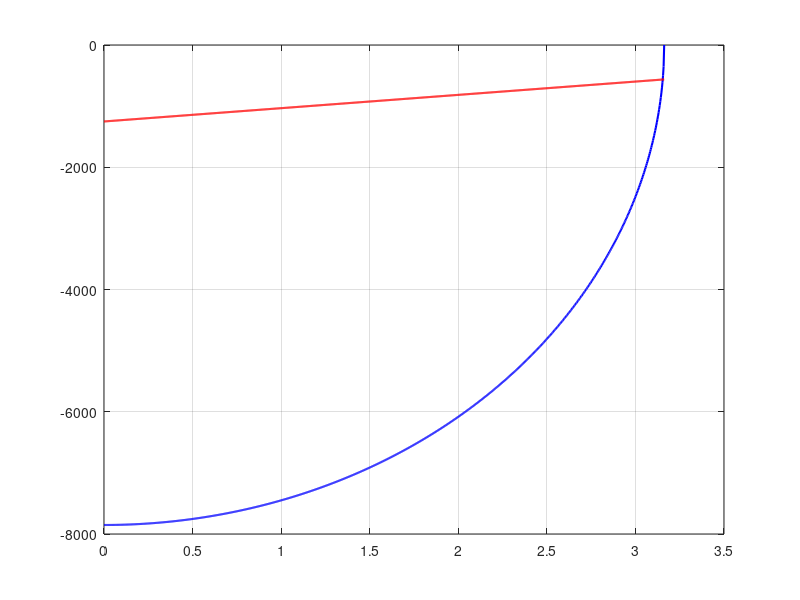

Recreate this plot in MATLAB. (Note: this script raises an error after producing the figure.)
clear
clc

%%%%%%%%%%%%%%%%%%%%%%%%%%%%%%% Loads %%%%%%%%%%%%%%%%%%%%%%%%%%%%%%%%%

x_FA = 0.375; % Flexural Axis 
x_AC = 0.25; % Aerodynamic Centre
x_CG = 0.4; % Wing + Fuel Centre of Gravity (update to more accurate one!!)

MTOW = 385434.9; % [N]
n = 3.75;
n_low = -1.5;
n_A = 2.5;
n_A_low = -1;
Sref_h = 10;
Sref_w = 79.471;
taper = 0.45;
AR = 4;
sweep = 17;
rho = 1.225;
sweep_LE = atand(tand(sweep)-(4/AR)*((0 - x_AC)*(1-taper)/(1+taper))); % at quarter chord
sweep_FA = atand(tand(sweep)-(4/AR)*((x_FA - x_AC)*(1-taper)/(1+taper)));
sweep_hinge = atand(tand(sweep)-(4/AR)*((0.75 - x_AC)*(1-taper)/(1+taper)));

% Analysing HTP from fuselage FoR

b = sqrt(AR*Sref_h);
s = b*0.5; %/cosd(sweep); % Update sweep to flexural axis!!!!!!!
y = linspace(0,s,1000);
c_root = 2*Sref_h/(b*(1+taper));
c_tip = taper*c_root; 

c_root_w = 4.0259;

W_h = 0.5*155.94*9.81*n;
W_h_low = 0.5*155.94*9.81*n_low;
W_h_land = 0.5*155.94*9.81;
W_h_A = 0.5*155.94*9.81*n_A;
W_h_A_low = 0.5*155.94*9.81*n_A_low;

W_h_root = (2*W_h)/(s*(c_tip/c_root + 1)); %Weight at root (N/m)
W_h_tip = (c_tip/c_root)*W_h_root; %Weight at tip (N/m)
W_dist = ((W_h_tip-W_h_root)/s).*y + W_h_root; %Weight distribution along span

W_h_root_A = (2*W_h_A)/(s*(c_tip/c_root + 1)); %Weight at root (N/m)
W_h_tip_A = (c_tip/c_root)*W_h_root_A; %Weight at tip (N/m)
W_dist_A = ((W_h_tip_A-W_h_root_A)/s).*y + W_h_root_A; %Weight distribution along span

W_h_root_A_low = (2*W_h_A_low)/(s*(c_tip/c_root + 1)); %Weight at root (N/m)
W_h_tip_A_low = (c_tip/c_root)*W_h_root_A_low; %Weight at tip (N/m)
W_dist_A_low = ((W_h_tip_A_low-W_h_root_A_low)/s).*y + W_h_root_A_low; %Weight distribution along span

W_h_root_low = (2*W_h_low)/(s*(c_tip/c_root + 1)); %Weight at root (N/m)
W_h_tip_low = (c_tip/c_root)*W_h_root_low; %Weight at tip (N/m)
W_dist_low = ((W_h_tip_low-W_h_root_low)/s).*y + W_h_root_low; %Weight distribution along span

W_h_root_land = (2*W_h_land)/(s*(c_tip/c_root + 1)); %Weight at root (N/m)
W_h_tip_land = (c_tip/c_root)*W_h_root_land; %Weight at tip (N/m)
W_dist_land = ((W_h_tip_land-W_h_root_land)/s).*y + W_h_root_land; %Weight distribution along span

%%%%%%%%%%%%%%%%%%%%%%%%%%% Inertia Loads %%%%%%%%%%%%%%%%%%%%%%%%%%%%%%%

W = zeros(1,length(y));
W_A = zeros(1,length(y));
W_A_low = zeros(1,length(y));
W_low = zeros(1,length(y));
W_land = zeros(1,length(y));

for i = 1:length(y)-1
    W(i) = (W_dist(i+1) + W_dist(i))*(y(i+1) - y(i))*0.5;
    W_A(i) = (W_dist_A(i+1) + W_dist_A(i))*(y(i+1) - y(i))*0.5;
    W_A_low(i) = (W_dist_A_low(i+1) + W_dist_A_low(i))*(y(i+1) - y(i))*0.5;
    W_low(i) = (W_dist_low(i+1) + W_dist_low(i))*(y(i+1) - y(i))*0.5;
    W_land(i) = (W_dist_land(i+1) + W_dist_land(i))*(y(i+1) - y(i))*0.5;
end

SF = zeros(1,length(y));
dM = zeros(1,length(y));
BM = zeros(1,length(y));
SF_A = zeros(1,length(y));
dM_A = zeros(1,length(y));
BM_A = zeros(1,length(y));
SF_A_low = zeros(1,length(y));
dM_A_low = zeros(1,length(y));
BM_A_low = zeros(1,length(y));
SF_low = zeros(1,length(y));
dM_low = zeros(1,length(y));
BM_low = zeros(1,length(y));
SF_land = zeros(1,length(y));
dM_land = zeros(1,length(y));
BM_land = zeros(1,length(y));

for i = 1:length(y)-1
    SF(i) = sum(W(i:end));
    SF_A(i) = sum(W_A(i:end));
    SF_A_low(i) = sum(W_A_low(i:end));
    SF_low(i) = sum(W_low(i));
    SF_land(i) = sum(W_land(i));
end

for i = 1:length(y)-1
    dM(i) = (SF(i+1) + SF(i))*(y(i+1) - y(i))*0.5;
    dM_A(i) = (SF_A(i+1) + SF_A(i))*(y(i+1) - y(i))*0.5;
    dM_A_low(i) = (SF_A_low(i+1) + SF_A_low(i))*(y(i+1) - y(i))*0.5;
    dM_low(i) = (SF_low(i+1) + SF_low(i))*(y(i+1) - y(i))*0.5;
    dM_land(i) = (SF_land(i+1) + SF_land(i))*(y(i+1) - y(i))*0.5;
end

for i = 1:length(y)-1
    BM(i) = sum(dM(i:end));
    BM_A(i) = sum(dM_A(i:end));
    BM_A_low(i) = sum(dM_A_low(i:end));
    BM_low(i) = sum(dM_low(i:end));
    BM_land(i) = sum(dM_land(i:end));
end

% figure
% plot(y,SF,'b-','LineWidth',1.5)
% grid on
% box on
% xlabel('Spanwise position [m]','Interpreter', 'latex', 'FontSize',14)
% ylabel('Inertia Shear Force [N]','Interpreter', 'latex', 'FontSize',14)
% legend('Load Case 1 (MTOW)','Interpreter', 'latex', 'FontSize',12)
% 
% figure
% plot(y,BM,'b-','LineWidth',1.5)
% grid on
% box on
% xlabel('Spanwise position [m]','Interpreter', 'latex', 'FontSize',14)
% ylabel('Inertia Bending Moment [Nm]','Interpreter', 'latex', 'FontSize',14)
% legend('Load Case 1 (MTOW)','Interpreter', 'latex', 'FontSize',12)

%%%%%%%%%%%%%%%%%%%%%%%%%%%% Aero Loads %%%%%%%%%%%%%%%%%%%%%%%%%%%%%%%%%

x_h = 28.739 + 0.25*c_root;
x_w = 15.14;
x_cg = 14.84;

Cm0 = -0.023;
V_ne = 196.884;
V_A = 147.5;

M0 = 0.5*rho*V_ne^2*Sref_w*2.991*Cm0;
M0_A = 0.5*rho*V_A^2*Sref_w*2.991*Cm0;


% Find lift at horizontal tailplane by taking moments from x_cg
L_w = n*MTOW;
L_h = (L_w*(x_cg - x_w) + M0)/(x_h - x_cg);
L0_h = 2*L_h/(pi*s);
dL_h = L0_h*sqrt(1-(y/s).^2);

L_w_A = n_A*MTOW;
L_h_A = (L_w_A*(x_cg - x_w) + M0_A)/(x_h - x_cg);
L0_h_A = 2*L_h_A/(pi*s);
dL_h_A = L0_h_A*sqrt(1-(y/s).^2);

L_w_A_low = n_A_low*MTOW;
L_h_A_low = (L_w_A_low*(x_cg - x_w))/(x_h - x_cg);
L0_h_A_low = 2*L_h_A_low/(pi*s);
dL_h_A_low = L0_h_A_low*sqrt(1-(y/s).^2);

L_w_low = n_low*MTOW;
L_h_low = (L_w_low*(x_cg - x_w))/(x_h - x_cg);
L0_h_low = 2*L_h_low/(pi*s);
dL_h_low = L0_h_low*sqrt(1-(y/s).^2);

x_h = 28.739 + 0.25*c_root;
x_cg = 15.08;
x_mlg = 17.71;

% F_h + F_mlg = MTOW (sum of vertical forces = 0)

% F_h*(x_h - x_cg) + F_mlg*(x_mlg - x_cg) = 0 (sum of moments = 0)

% Solving simultaneous equation gives:

F_h = -MTOW*(x_mlg - x_cg)/((x_h - x_cg) - (x_mlg - x_cg));
F_mlg = MTOW - F_h;

L_h_land = F_h; %-58413;
L0_h_land = 2*L_h_land/(pi*s);
dL_h_land = L0_h_land*sqrt(1-(y/s).^2);

Lift = zeros(1,length(y));
SF_aero = zeros(1,length(y));
dM_aero = zeros(1,length(y));
BM_aero = zeros(1,length(y));

Lift_A = zeros(1,length(y));
SF_aero_A = zeros(1,length(y));
dM_aero_A = zeros(1,length(y));
BM_aero_A = zeros(1,length(y));

Lift_A_low = zeros(1,length(y));
SF_aero_A_low = zeros(1,length(y));
dM_aero_A_low = zeros(1,length(y));
BM_aero_A_low = zeros(1,length(y));

Lift_low = zeros(1,length(y));
SF_aero_low = zeros(1,length(y));
dM_aero_low = zeros(1,length(y));
BM_aero_low = zeros(1,length(y));

Lift_land = zeros(1,length(y));
SF_aero_land = zeros(1,length(y));
dM_aero_land = zeros(1,length(y));
BM_aero_land = zeros(1,length(y));

for i = 1:length(y)-1
    Lift(i) = (dL_h(i+1) + dL_h(i))*(y(i+1) - y(i))*0.5;
    Lift_A(i) = (dL_h_A(i+1) + dL_h_A(i))*(y(i+1) - y(i))*0.5;
    Lift_A_low(i) = (dL_h_A_low(i+1) + dL_h_A_low(i))*(y(i+1) - y(i))*0.5;
    Lift_low(i) = (dL_h_low(i+1) + dL_h_low(i))*(y(i+1) - y(i))*0.5;
    Lift_land(i) = (dL_h_land(i+1) + dL_h_land(i))*(y(i+1) - y(i))*0.5;
end

for i = 1:length(y)-1
    SF_aero(i) = sum(Lift(i:end));
    SF_aero_A(i) = sum(Lift_A(i:end));
    SF_aero_A_low(i) = sum(Lift_A_low(i:end));
    SF_aero_low(i) = sum(Lift_low(i:end));
    SF_aero_land(i) = sum(Lift_land(i:end));
end

for i = 1:length(y)-1
    dM_aero(i) = (SF_aero(i+1) + SF_aero(i))*(y(i+1) - y(i))*0.5;
    dM_aero_A(i) = (SF_aero_A(i+1) + SF_aero_A(i))*(y(i+1) - y(i))*0.5;
    dM_aero_A_low(i) = (SF_aero_A_low(i+1) + SF_aero_A_low(i))*(y(i+1) - y(i))*0.5;
    dM_aero_low(i) = (SF_aero_low(i+1) + SF_aero_low(i))*(y(i+1) - y(i))*0.5;
    dM_aero_land(i) = (SF_aero_land(i+1) + SF_aero_land(i))*(y(i+1) - y(i))*0.5;
end

for i = 1:length(y)-1
    BM_aero(i) = sum(dM_aero(i:end));
    BM_aero_A(i) = sum(dM_aero_A(i:end));
    BM_aero_A_low(i) = sum(dM_aero_A_low(i:end));
    BM_aero_low(i) = sum(dM_aero_low(i:end));
    BM_aero_land(i) = sum(dM_aero_land(i:end));
end


figure
plot(y,dL_h,'b-','LineWidth',1.5)
hold on
plot(y,-W_dist,'r-','LineWidth',1.5)
hold off
grid on
box on
ax=gca;ax.LineWidth=1;
set(gca,'FontSize',15)
set(gca,'TickLabelInterpreter','latex')
xlabel('Spanwise position [m]','Interpreter', 'latex', 'FontSize',18)
ylabel('Load Distribution [N/m]','Interpreter', 'latex', 'FontSize',18)
legend('Lift','Weight','Interpreter', 'latex', 'FontSize',16)


% figure
% plot(y,SF_aero,'b-','LineWidth',1.5)
% grid on
% box on
% xlabel('Spanwise position [m]','Interpreter', 'latex', 'FontSize',14)
% ylabel('Aerodynamic Shear Force [N]','Interpreter', 'latex', 'FontSize',14)
% legend('Load Case 1 (MTOW)','Interpreter', 'latex', 'FontSize',12)
% 
% figure
% plot(y,BM_aero,'b-','LineWidth',1.5)
% grid on
% box on
% xlabel('Spanwise position [m]','Interpreter', 'latex', 'FontSize',14)
% ylabel('Aerodynamic Bending Moment [Nm]','Interpreter', 'latex', 'FontSize',14)
% legend('Load Case 1 (MTOW)','Interpreter', 'latex', 'FontSize',12)


%%%%%%%%%%%%%%%%%%%%%%%%%%%%%%% Torque %%%%%%%%%%%%%%%%%%%%%%%%%%%%%%%%%

% Moment defined as +ve in anti-clockwise direction

c = (c_tip - c_root)*(y/s) + c_root;

dM_lift = -dL_h.*c*(x_FA - x_AC);
dM_lift_A = -dL_h_A.*c*(x_FA - x_AC);
dM_lift_A_low = -dL_h_A_low.*c*(x_FA - x_AC);
dM_lift_low = -dL_h_low.*c*(x_FA - x_AC);
dM_lift_land = -dL_h_land.*c*(x_FA - x_AC);

M_lift = zeros(1,length(y));
M_lift_A = zeros(1,length(y));
M_lift_A_low = zeros(1,length(y));
M_lift_low = zeros(1,length(y));
M_lift_land = zeros(1,length(y));

for i = 1:length(y)-1
    M_lift(i) = (dM_lift(i+1) + dM_lift(i))*(y(i+1) - y(i))*0.5;
    M_lift_A(i) = (dM_lift_A(i+1) + dM_lift_A(i))*(y(i+1) - y(i))*0.5;
    M_lift_A_low(i) = (dM_lift_A_low(i+1) + dM_lift_A_low(i))*(y(i+1) - y(i))*0.5;
    M_lift_low(i) = (dM_lift_low(i+1) + dM_lift_low(i))*(y(i+1) - y(i))*0.5;
    M_lift_land(i) = (dM_lift_land(i+1) + dM_lift_land(i))*(y(i+1) - y(i))*0.5;
end

M_wing = W.*c*(x_FA - x_CG);
M_wing_A = W_A.*c*(x_FA - x_CG);
M_wing_A_low = W_A_low.*c*(x_FA - x_CG);
M_wing_low = W_low.*c*(x_FA - x_CG);
M_wing_land = W_land.*c*(x_FA - x_CG);

dT = M_lift + M_wing;
dT_A = M_lift_A + M_wing_A;
dT_A_low = M_lift_A_low + M_wing_A_low;
dT_low = M_lift_low + M_wing_low;
dT_land = M_lift_land + M_wing_land;

Torque = zeros(1,length(y));
Torque_A = zeros(1,length(y));
Torque_A_low = zeros(1,length(y));
Torque_low = zeros(1,length(y));
Torque_land = zeros(1,length(y));

for i = 1:length(y)-1
    Torque(i) = sum(dT(i:end));
    Torque_A(i) = sum(dT_A(i:end));
    Torque_A_low(i) = sum(dT_A_low(i:end));
    Torque_low(i) = sum(dT_low(i:end));
    Torque_land(i) = sum(dT_land(i:end));
end

% figure
% plot(y,M0)
% hold on 
% plot(y,M_lift)
% plot(y,M_fuel)
% plot(y,M_wing)
% plot(y,M_engine)
% hold off
% legend('M0','M_lift','M_fuel','M_wing','M_engine')

SF_total = SF_aero - SF;
SF_total_A = SF_aero_A - SF_A;
SF_total_A_low = SF_aero_A_low - SF_A_low;
SF_total_low = SF_aero_low - SF_low;
SF_total_land = SF_aero_land - SF_land;

Torque_total = Torque + (BM_aero - BM)*sind(sweep_FA);
Torque_total_A = Torque_A + (BM_aero_A - BM_A)*sind(sweep_FA);
Torque_total_A_low = Torque_A_low + (BM_aero_A_low - BM_A_low)*sind(sweep_FA);
Torque_total_low = Torque_low + (BM_aero_low - BM_low)*sind(sweep_FA);
Torque_total_land = Torque_land + (BM_aero_land - BM_land)*sind(sweep_FA);

BM_tot = (BM_aero - BM) + Torque*sind(sweep_FA); %+ Torque*cosd(sweep_FA);
BM_tot_A = (BM_aero_A - BM_A) + Torque_A*sind(sweep_FA);
BM_tot_A_low = (BM_aero_A_low - BM_A_low) + Torque_A_low*sind(sweep_FA);
BM_total_low = (BM_aero_low - BM_low) + Torque_low*sind(sweep_FA); %+ Torque_low*cosd(sweep_FA);   % check if it is cos or sin
BM_total_land = (BM_aero_land - BM_land) + Torque_land*sind(sweep_FA); %+ Torque_land*cosd(sweep_FA);

figure
plot(y,SF_total,'b-','LineWidth',1.5)
hold on
plot(y,SF_total_low,'b-.','LineWidth',1.5)
plot(y,SF_total_A,'k-','LineWidth',1.5)
plot(y,SF_total_A_low,'k-.','LineWidth',1.5)
plot(y,SF_total_land,'r-','LineWidth',1.5)
hold off
grid on
box on
ax=gca;ax.LineWidth=1;
set(gca,'FontSize',15)
set(gca,'TickLabelInterpreter','latex')
xlabel('Spanwise position [m]','Interpreter', 'latex', 'FontSize',18)
ylabel('Shear Force [N]','Interpreter', 'latex', 'FontSize',18)
legend('Load Case 1 ($V_D$ at n = 3.75)','Load Case 1 ($V_D$ at n = -1.5)','Load Case 1 ($V_A$ at n = 2.5)','Load Case 1 ($V_A$ at n = -1)','Load Case 3','Interpreter', 'latex', 'FontSize',16)

figure
plot(y,BM_tot,'b-','LineWidth',1.5)
hold on
plot(y,BM_total_low,'b-.','LineWidth',1.5)
plot(y,BM_tot_A,'k-','LineWidth',1.5)
plot(y,BM_tot_A_low,'k-.','LineWidth',1.5)
plot(y,BM_total_land,'r-','LineWidth',1.5)
hold off
grid on
box on
ax=gca;ax.LineWidth=1;
set(gca,'FontSize',15)
set(gca,'TickLabelInterpreter','latex')
xlabel('Spanwise position [m]','Interpreter', 'latex', 'FontSize',18)
ylabel('Bending Moment [Nm]','Interpreter', 'latex', 'FontSize',18)
legend('Load Case 1 ($V_D$ at n = 3.75)','Load Case 1 ($V_D$ at n = -1.5)','Load Case 1 ($V_A$ at n = 2.5)','Load Case 1 ($V_A$ at n = -1)','Load Case 3','Interpreter', 'latex', 'FontSize',16)

figure
plot(y,Torque_total,'b-','LineWidth',1.5)
hold on
plot(y,Torque_total_low,'b-.','LineWidth',1.5)
plot(y,Torque_total_A,'k-','LineWidth',1.5)
plot(y,Torque_total_A_low,'k-.','LineWidth',1.5)
plot(y,Torque_total_land,'r-','LineWidth',1.5)
hold off
box on 
grid on
%ylim([-6000 0])
ax=gca;ax.LineWidth=1;
set(gca,'FontSize',15)
set(gca,'TickLabelInterpreter','latex')
xlabel('Spanwise position [m]','Interpreter', 'latex', 'FontSize',18)
ylabel('Torque [Nm]','Interpreter', 'latex', 'FontSize',18)
legend('Load Case 1 ($V_D$ at n = 3.75)','Load Case 1 ($V_D$ at n = -1.5)','Load Case 1 ($V_A$ at n = 2.5)','Load Case 1 ($V_A$ at n = -1)','Load Case 3','Interpreter', 'latex', 'FontSize',16)


%% Design 

% Parameters

E = 73.8*10^9; % 2024-T351
rho = 2.77*100^3/1000;
sigma_yield = 430*10^6;

x_FS = 0.15;
x_RS = 0.6;
y_FS_c1 = 0.08038; % From airfoil tools (For c = 1)
y_RS_c1 = 0.06853; % From airfoil tools (For c = 1)
y_avg_c1 = (y_RS_c1+y_FS_c1)/2;

y_FS = y_FS_c1*c;
y_RS = y_RS_c1*c;
y_avg = (y_FS + y_RS)/2;
l_box = c*(x_RS - x_FS);

x_airfoil = [1.00, 0.99572, 0.98296, 0.96194, 0.93301, 0.89668, 0.85355, 0.80438, 0.75, 0.69134, 0.62941, 0.56526, 0.5, 0.43474, 0.37059, 0.33928, 0.30866, 0.27886, 0.25, 0.22221, 0.19562, 0.17033, 0.14645, 0.12408, 0.10332, 0.08427, 0.06699, 0.05156, 0.03806, 0.02653, 0.01704, 0.00961, 0.00428, 0.00107, 0, 0.00107, 0.00428, 0.00961, 0.01704, 0.02653, 0.03806, 0.05156, 0.06699, 0.08427, 0.10332, 0.12408, 0.14645, 0.17033, 0.19562, 0.22221, 0.25, 0.27886, 0.30866, 0.33928, 0.37059, 0.43474, 0.5, 0.56526, 0.62941, 0.69134, 0.75, 0.80438, 0.85355, 0.89668, 0.93301, 0.96194, 0.98296, 0.99572, 1];
y_airfoil = [0.0, 0.00057, 0.00218, 0.00463, 0.0077, 0.01127, 0.01522, 0.01945, 0.02384, 0.02823, 0.03247, 0.03638, 0.03978, 0.04248, 0.04431, 0.04484, 0.04509, 0.04504, 0.04466, 0.04397, 0.04295, 0.04161, 0.03994, 0.03795, 0.03564, 0.03305, 0.03023, 0.0272, 0.02395, 0.02039, 0.01646, 0.01214, 0.00767, 0.00349, 0, -0.00349, -0.00767, -0.01214, -0.01646, -0.02039, -0.02395, -0.0272, -0.03023, -0.03305, -0.03564, -0.03795, -0.03994, -0.04161, -0.04295, -0.04397, -0.04466, -0.04504, -0.04509, -0.04484, -0.04431, -0.04248, -0.03978, -0.03638, -0.03247, -0.02823, -0.02384, -0.01945, -0.01522, -0.01127, -0.0077, -0.00463, -0.00218, -0.00057, 0];

figure 
plot([x_FS,x_FS,x_RS,x_RS,x_FS],[y_avg_c1/2,-y_avg_c1/2,-y_avg_c1/2,y_avg_c1/2,y_avg_c1/2],'b-','LineWidth',2)
hold on
plot(x_FA,0,'b*','LineWidth',2,'MarkerSize',14)
%plot(x_CG,0,'ko','LineWidth',2,'MarkerSize',14)
plot(x_airfoil,y_airfoil,'k-','LineWidth',2)
hold off
grid minor
box on
ax=gca;ax.LineWidth=1;
set(gca,'FontSize',18)
set(gca,'TickLabelInterpreter','latex')
xlabel('x/c [m]','Interpreter', 'latex', 'FontSize',24)
ylabel('y/c [m]','Interpreter', 'latex', 'FontSize',24)
legend('Wingbox','Flexural Axis','Interpreter', 'latex', 'FontSize',22)

BM_total = -BM_total_land; %-(BM_aero_land - BM_land);

N_root = abs((BM_total(1))./(l_box(1).*y_avg(1))); %compressive load per unit length

%%%%%%%%%%%%%%%%%%%%% stringers (t_skin constant) %%%%%%%%%%%%%%%%%%%%%%%%%

n_stringers = 0:40;

b_stringers = l_box(1)./(n_stringers + 1);

% Values to optimize (for minimum mass): n° of stringers, t_s, h
% Keeping sigma_crit = N/t

d_h_CT = 0.3; % Value indicated on ESDU plot

ts_t_CT = 1; % selected for max farrar  efficiency
%As_bt_CT = 1.4; % selected for max farrar efficiency


% If As_bt_CT is kept constant, the area and hence height of stringers will
% vary with number of stringers.
% It's more reasonable to set stringer height (30% of winbox height at tip)
% hence As_bt_CT will vary with number of stringers and so will do Farrar.

%b_h_CT = (1+2*d_h_CT)*ts_t_CT/As_bt_CT; 
%h_b_CT = 1/b_h_CT;
h_CT = round(0.4*y_RS(end)*1000)/1000;  % 40% of rear spar height at tip
h_b_CT = h_CT./b_stringers;

hb_1 = [0.101663586, 0.12754159, 0.153419593, 0.22181146, 0.273567468, 0.336414048, 0.410351201, 0.46025878, 0.547134935, 0.600739372, 0.641404806, 0.689463956, 0.748613678, 0.802218115, 0.859519409, 0.896487985, 0.926062847, 0.959334566, 1];
K_1 = [5.488946459, 5.383592401, 5.278238342, 5.056994819, 4.920034542, 4.814680484, 4.709326425, 4.677720207, 4.603972366, 4.561830743, 4.519689119, 4.46701209, 4.393264249, 4.308981002, 4.214162349, 4.129879102, 4.066666667, 3.961312608, 3.813816926];

[xData4, yData4] = prepareCurveData(hb_1, K_1);
f1 = fit(xData4, yData4,'pchip');

t_skin_CT = zeros(1,length(n_stringers));

for i = 1:length(n_stringers)
    t_skin_CT(i) = ((N_root.*b_stringers(i).^2)./(f1(h_b_CT(i))*E)).^(1/3);
end

t_skin_CT(t_skin_CT < 0.001) = 0.001;
%t_skin_CT = ceil(t_skin_CT*1000)/1000;

% A_stringer_CT = As_bt_CT.*b_stringers.*t_skin_CT;
A_stringer_CT = h_CT*(1 + 2*d_h_CT)*ts_t_CT*t_skin_CT;
As_bt_CT = A_stringer_CT./(b_stringers.*t_skin_CT);

figure
plot(n_stringers,As_bt_CT)
xlabel('Number of stringers','Interpreter', 'latex', 'FontSize',18)
ylabel('As_bt_CT','Interpreter', 'latex', 'FontSize',18)

t_eff_CT = t_skin_CT + A_stringer_CT./b_stringers;

for i = 1:length(y)
    A_eff_CT(:,i) = t_skin_CT.*l_box(i) + A_stringer_CT.*(floor(l_box(i)./b_stringers));
end

for i = 1:length(n_stringers)
    V_panel_CT(i) = 0;
    for j = 1:length(y)-1
        V_panel_CT(i) = V_panel_CT(i) + (A_eff_CT(i,j) + A_eff_CT(i,j+1))*0.5*y(2);
    end
end

m_panel_CT = V_panel_CT*rho;

%%%%%%%%%%%%%%%%%%%%% stringers (t_skin varying) %%%%%%%%%%%%%%%%%%%%%%%%%

d_h = 0.3; % Value indicated on ESDU plot
ts_t = 0.5;
As_bt = 0.6;

h = round(0.4*y_RS(end)*1000)/1000; 
h_b = h./b_stringers;

hb_0_5 = [0.099815157, 0.134935305, 0.171903882, 0.208872458, 0.258780037, 0.323475046, 0.384473198, 0.467652495, 0.537892791, 0.558225508, 0.569316081, 0.589648799, 0.609981516, 0.630314233, 0.654343808, 0.676524954, 0.704251386, 0.731977819, 0.763401109, 0.789279113, 0.831792976, 0.870609982, 0.918669131, 0.972273567, 0.998151571];
K_0_5 = [4.150949914, 4.056131261, 3.98238342, 3.940241796, 3.898100173, 3.855958549, 3.80328152, 3.740069085, 3.666321244, 3.645250432, 3.529360967, 3.360794473, 3.181692573, 3.013126079, 2.823488774, 2.65492228, 2.454749568, 2.275647668, 2.107081174, 1.959585492, 1.769948187, 1.611917098, 1.443350604, 1.306390328, 1.232642487];

[xData9, yData9] = prepareCurveData(hb_0_5, K_0_5);
f0_5 = fit(xData9, yData9,'pchip');

N = abs((BM_total)./(l_box.*y_avg)); %compressive load per unit length

for i = 1:length(n_stringers)
    t_skin(i,:) = ((N.*b_stringers(i).^2)./(f0_5(h_b(i))*E)).^(1/3);
end

t_skin(t_skin < 0.001) = 0.001;
t_skin_round = ceil(t_skin*1000)/1000;

figure
plot(y,t_skin(1,:),'b-','LineWidth',1.5)
hold on
plot(y,t_skin(10+1,:),'r-','LineWidth',1.5)
plot(y,t_skin(25+1,:),'g-','LineWidth',1.5)
plot(y,t_skin(40+1,:),'k-','LineWidth',1.5)
plot(y,t_skin_round(1,:),'b-.','LineWidth',1.5)
plot(y,t_skin_round(10+1,:),'r-.','LineWidth',1.5)
plot(y,t_skin_round(25+1,:),'g-.','LineWidth',1.5)
plot(y,t_skin_round(40+1,:),'k-.','LineWidth',1.5)
hold off
grid on
box on
ax=gca;ax.LineWidth=1;
set(gca,'FontSize',15)
set(gca,'TickLabelInterpreter','latex')
xlabel('spanwise position [m]','Interpreter', 'latex', 'FontSize',18)
ylabel('Skin thickness [m]','Interpreter', 'latex', 'FontSize',18)
legend('0 stringers','10 stringers','25 stringers','40 stringers','Interpreter', 'latex', 'FontSize',16)

for i = 1:length(n_stringers)
    A_stringer(i) = h*(1 + 2*d_h)*ts_t*t_skin(i,1);
    A_stringer_round(i) = h*(1 + 2*d_h)*ts_t*t_skin_round(i,1);
end

As_bt = A_stringer./(b_stringers.*t_skin(:,1));
As_bt_round = A_stringer_round./(b_stringers.*t_skin_round(:,1));

for i = 1:length(y)
    for j = 1:length(n_stringers)
        t_eff(j,i) = t_skin(j,i) + A_stringer(j)./b_stringers(j);
        t_eff_round(j,i) = t_skin_round(j,i) + A_stringer_round(j)./b_stringers(j);
        A_eff(j,i) = t_skin(j,i).*l_box(i) + A_stringer(j).*(floor(l_box(i)./b_stringers(j)));
        A_eff_round(j,i) = t_skin_round(j,i).*l_box(i) + A_stringer_round(j).*(floor(l_box(i)./b_stringers(j)));
    end
end

for i = 1:length(n_stringers)
    V_panel(i) = 0;
    V_panel_round(i) = 0;
    for j = 1:length(y)-1
        V_panel(i) = V_panel(i) + (A_eff(i,j) + A_eff(i,j+1))*0.5*y(2);
        V_panel_round(i) = V_panel_round(i) + (A_eff_round(i,j) + A_eff_round(i,j+1))*0.5*y(2);
    end
end

m_panel = V_panel*rho;
m_panel_round = V_panel_round*rho;

figure
plot(n_stringers,m_panel_CT,'LineWidth',1.5)
hold on
plot(n_stringers,m_panel,'LineWidth',1.5)
plot(n_stringers,m_panel_round,'LineWidth',1.5)
grid on
box on
ax=gca;ax.LineWidth=1;
set(gca,'FontSize',15)
set(gca,'TickLabelInterpreter','latex')
xlabel('Number of Stringers','Interpreter', 'latex', 'FontSize',18)
ylabel('Mass [kg]','Interpreter', 'latex', 'FontSize',18)
legend('$t_{skin}$ constant','$t_{skin}$ varying (linearly)','$t_{skin}$ varying (steps)','Interpreter', 'latex', 'FontSize',16)


%%%%%%%%%%%%%%%%%%%%%%%%%%%%%%%% Ribs %%%%%%%%%%%%%%%%%%%%%%%%%%%%%%%%%%%%

% Rib spacing

for i = 1:length(n_stringers)
    sigma_crit_CT(i) = f1(h_b_CT(i))*E*(t_skin_CT(i)/b_stringers(i)).^2;  % constant thickness
    sigma_crit(i,:) = f0_5(h_b(i))*E*(t_skin(i,:)/b_stringers(i)).^2;
    sigma_crit_round(i,:) = f0_5(h_b(i))*E*(t_skin_round(i,:)/b_stringers(i)).^2;
    sigma_mean_CT(i,:) = (N./t_skin_CT(i))*f1(h_b_CT(i))/3.62;

    Farrar_CT = 0.93;
    Farrar = 0.8;

    L_ribs_CT_final(i,:) = (Farrar_CT./sigma_mean_CT(i,:)).^2.*N*E;
    %L_ribs_CT(i) = min(L_ribs_CT_final(i,:));

    Rb_CT = h_b_CT;
    Rt_CT = ts_t_CT;
    rgyration_CT(i) = sqrt(((b_stringers(i)^2)*Rt_CT*Rb_CT(i)^3*(4+Rt_CT*Rb_CT(i)))/(12*(1+Rt_CT*Rb_CT(i))^2));

    L_ribs_CT_new(i) = pi*b_stringers(i)*rgyration_CT(i)./(t_skin_CT(i)*sqrt(f1(h_b_CT(i))));
    %L_ribs_CT_const(i) = min(L_ribs_CT_new(i));

    Rb = h_b;
    Rt = ts_t;
    rgyration(i) = sqrt(((b_stringers(i)^2)*Rt*Rb(i)^3*(4+Rt*Rb(i)))/(12*(1+Rt*Rb(i))^2));

    L_ribs_new(i,:) = pi*b_stringers(i)*rgyration(i)./(t_skin(i,:)*sqrt(f0_5(h_b(i))));
    L_ribs_const(i) = min(L_ribs_new(i,:));

    L_ribs_round_new(i,:) = pi*b_stringers(i)*rgyration(i)./(t_skin_round(i,:)*sqrt(f0_5(h_b(i))));
    L_ribs_round_const(i) = min(L_ribs_round_new(i,:));
end

% figure
% plot(y,L_ribs_new(1,:),'LineWidth',1.5)
% hold on
% plot(y,L_ribs_new(11,:),'LineWidth',1.5)
% plot(y,L_ribs_new(21,:),'LineWidth',1.5)
% grid on
% box on
% ax=gca;ax.LineWidth=1;
% set(gca,'FontSize',15)
% set(gca,'TickLabelInterpreter','latex')
% xlabel('Spanwise Position [m]','Interpreter', 'latex', 'FontSize',18)
% ylabel('Rib spacing [m]','Interpreter', 'latex', 'FontSize',18)
% legend('0 stringers','10 stringers','20 stringers','Interpreter', 'latex', 'FontSize',16)

% L_ribs = transpose((Farrar./sigma_crit(:,1)).^2*N(1)*E);
% L_ribs_round = transpose((Farrar./sigma_crit_round(:,1)).^2*N(1)*E);

L_ribs_CT = L_ribs_CT_new;
L_ribs = L_ribs_const;
L_ribs_round = L_ribs_round_const;

figure
plot(n_stringers,L_ribs_CT,'LineWidth',1.5)
hold on
plot(n_stringers,L_ribs,'LineWidth',1.5)
plot(n_stringers,L_ribs_round,'LineWidth',1.5)
grid on
box on
ax=gca;ax.LineWidth=1;
set(gca,'FontSize',15)
set(gca,'TickLabelInterpreter','latex')
xlabel('Number of stringers','Interpreter', 'latex', 'FontSize',18)
ylabel('Rib spacing [m]','Interpreter', 'latex', 'FontSize',18)
legend('$t_{skin}$ constant','$t_{skin}$ varying (linearly)','$t_{skin}$ varying (steps)','Interpreter', 'latex', 'FontSize',16)


% Rib thickness

for i = 1:length(n_stringers)
    A_eff_new(i,:) = t_eff(i,:).*b_stringers(i);
    A_eff_round_new(i,:) = t_eff_round(i,:).*b_stringers(i);
    A_eff_CT_new(i) = t_eff_CT(i).*b_stringers(i);
end

for i = 1:length(n_stringers)
    I(i,:) = (b_stringers(i).*t_eff(i,:).^3)/12 + A_eff_new(i,:).*y_avg/2;
    F(i,:) = (BM_total).^2.*L_ribs(i).*y_avg.*t_eff(i,:).*c./(2*E*I(i,:).^2);
    t_ribs(i,:) = ((F(i,:).*y_avg.^2)./(3.62.*E.*c)).^(1/3);

    I_round(i,:) = (b_stringers(i).*t_eff_round(i,:).^3)/12 + A_eff_round_new(i,:).*y_avg/2;
    F_round(i,:) = (BM_total).^2.*L_ribs_round(i).*y_avg.*t_eff_round(i,:).*c./(2*E*I_round(i,:).^2);
    t_ribs_round(i,:) = ((F_round(i,:).*y_avg.^2)./(3.62.*E.*c)).^(1/3);

    I_CT(i,:) = (b_stringers(i).*t_eff_CT(i).^3)/12 + A_eff_CT_new(i).*y_avg/2;
    F_CT(i,:) = (BM_total).^2.*L_ribs_CT(i).*y_avg.*t_eff_CT(i).*c./(2*E*I_CT(i,:).^2);
    t_ribs_CT(i,:) = ((F_CT(i,:).*y_avg.^2)./(3.62.*E.*c)).^(1/3);
end

t_ribs(t_ribs < 0.001) = 0.001;
t_ribs = ceil(t_ribs*1000)/1000;

t_ribs_CT(t_ribs_round < 0.001) = 0.001;
t_ribs_round = ceil(t_ribs_round*1000)/1000;

t_ribs_CT(t_ribs_CT < 0.001) = 0.001;
t_ribs_CT = ceil(t_ribs_CT*1000)/1000;

figure
plot(y,t_ribs_round(1,:),'b-','LineWidth',1.5)
hold on
plot(y,t_ribs_round(20+1,:),'r-','LineWidth',1.5)
plot(y,t_ribs_round(40+1,:),'g-','LineWidth',1.5)
plot(y,t_ribs_CT(1,:),'b-.','LineWidth',1.5)
plot(y,t_ribs_CT(20+1,:),'r-.','LineWidth',1.5)
plot(y,t_ribs_CT(40+1,:),'g-.','LineWidth',1.5)
plot(y,t_ribs(1,:),'b:','LineWidth',1.5)
plot(y,t_ribs(20+1,:),'r:','LineWidth',1.5)
plot(y,t_ribs(40+1,:),'g:','LineWidth',1.5)
hold off
grid on
box on
ax=gca;ax.LineWidth=1;
set(gca,'FontSize',15)
set(gca,'TickLabelInterpreter','latex')
xlabel('Spanwise Position [m]','Interpreter', 'latex', 'FontSize',18)
ylabel('Rib Thickness [m]','Interpreter', 'latex', 'FontSize',18)
legend('0 stringers (SVST)','20 stringers (SVST)','40 stringers (SVST)','0 stringers (CST)','20 stringers (CST)','40 stringers (CST)','0 stringers (LVST)','20 stringers (LVST)','40 stringers (LVST)','Interpreter', 'latex', 'FontSize',16)

% Max number of ribs

Max_ribs_CT = ceil(s./L_ribs_CT);
Max_ribs = ceil(s./L_ribs);
Max_ribs_round = ceil(s./L_ribs_round);

figure
plot(n_stringers,Max_ribs_CT,'b-','LineWidth',1.5)
%hold on
%plot(n_stringers,Max_ribs,'r-','LineWidth',1.5)
%plot(n_stringers,Max_ribs_round,'r-','LineWidth',1.5)
%hold off
grid on
box on
ax=gca;ax.LineWidth=1;
set(gca,'FontSize',15)
set(gca,'TickLabelInterpreter','latex')
xlabel('Number of Stringers','Interpreter', 'latex', 'FontSize',18)
ylabel('Number of Ribs','Interpreter', 'latex', 'FontSize',18)
legend('$t_{skin}$ constant','$t_{skin}$ varying (linearly)','$t_{skin}$ varying (steps)','Interpreter', 'latex', 'FontSize',16)

RibSpacingMultiple = floor((length(y)+1)./Max_ribs_CT);
for i = 1:length(n_stringers)
    NextRib = 0;
    j = 1; 
    while NextRib < length(y)
        NextRib = RibSpacingMultiple(i)*j;
        RibLocations(i,j) = NextRib;
        j = j+1;
    end
    NextRib=0;
end
RibLocations(RibLocations > length(y)) = 0;

V_ribs_indiv_CT = zeros(length(n_stringers),size(RibLocations,2));
for i = 1:length(n_stringers)
    for j = 1:size(RibLocations,2)
        if RibLocations(i,j) ~= 0
            V_ribs_indiv_CT(i,j) = l_box(RibLocations(i,j))*y_avg(RibLocations(i,j))*t_ribs_CT(i,RibLocations(i,j));
        end
    end
    V_ribs_CT(i) = sum(V_ribs_indiv_CT(i,:));
end

m_ribs_CT = V_ribs_CT*rho;

V_total_CT = 2*V_panel_CT + V_ribs_CT;

m_total_CT = V_total_CT*rho;


RibSpacingMultiple2 = floor((length(y) + 1)./Max_ribs);
for i = 1:length(n_stringers)
    NextRib = 0;
    j = 1; 
    while NextRib < length(y)
        NextRib = RibSpacingMultiple2(i)*j;
        RibLocations2(i,j) = NextRib;
        j = j+1;
    end
    NextRib=0;
end
RibLocations2(RibLocations2 > length(y)) = 0;

V_ribs_indiv = zeros(length(n_stringers),size(RibLocations2,2));
for i = 1:length(n_stringers)
    for j = 1:size(RibLocations2,2)
        if RibLocations2(i,j) ~= 0
            V_ribs_indiv(i,j) = l_box(RibLocations2(i,j))*y_avg(RibLocations2(i,j))*t_ribs(i,RibLocations2(i,j));
        end
    end
    V_ribs(i) = sum(V_ribs_indiv(i,:));
end

m_ribs = V_ribs*rho;

V_total = 2*V_panel + V_ribs;

m_total = V_total*rho;


RibSpacingMultiple3 = floor((length(y)+1)./Max_ribs_round);
for i = 1:length(n_stringers)
    NextRib = 0;
    j = 1; 
    while NextRib < length(y)
        NextRib = RibSpacingMultiple3(i)*j;
        RibLocations3(i,j) = NextRib;
        j = j+1;
        if NextRib < length(y)
            t_skin_round(i,1+(j-1)*RibSpacingMultiple3(i):NextRib) =  t_skin_round(i,1+(j-1)*RibSpacingMultiple3(i));
        end
    end
    NextRib=0;
end
RibLocations3(RibLocations3 > length(y)) = 0;

V_ribs_indiv_round = zeros(length(n_stringers),size(RibLocations3,2));
for i = 1:length(n_stringers)
    for j = 1:size(RibLocations3,2)
        if RibLocations3(i,j) ~= 0
            V_ribs_indiv_round(i,j) = l_box(RibLocations3(i,j))*y_avg(RibLocations3(i,j))*t_ribs_round(i,RibLocations3(i,j));
        end
    end
    V_ribs_round(i) = sum(V_ribs_indiv_round(i,:));
end

m_panel_round_new = V_panel_round*rho;
m_ribs_round = V_ribs_round*rho;
V_total_round = 2*V_panel_round + V_ribs_round;
m_total_round = V_total_round*rho;

% figure
% plot(y,t_skin(1,:),'b-','LineWidth',1.5)
% hold on
% plot(y,t_skin(5+1,:),'y-','LineWidth',1.5)
% plot(y,t_skin(10+1,:),'r-','LineWidth',1.5)
% plot(y,t_skin(25+1,:),'g-','LineWidth',1.5)
% plot(y,t_skin(50+1,:),'k-','LineWidth',1.5)
% plot(y,t_skin_round(1,:),'b-.','LineWidth',1.5)
% plot(y,t_skin_round(5+1,:),'y-.','LineWidth',1.5)
% plot(y,t_skin_round(10+1,:),'r-.','LineWidth',1.5)
% plot(y,t_skin_round(25+1,:),'g-.','LineWidth',1.5)
% plot(y,t_skin_round(50+1,:),'k-.','LineWidth',1.5)
% hold off
% grid on
% box on
% ax=gca;ax.LineWidth=1;
% set(gca,'FontSize',15)
% set(gca,'TickLabelInterpreter','latex')
% xlabel('spanwise position [m]','Interpreter', 'latex', 'FontSize',18)
% ylabel('Skin thickness [m]','Interpreter', 'latex', 'FontSize',18)
% legend('0 stringers','5 stringers','10 stringers','25 stringers','50 stringers','Interpreter', 'latex', 'FontSize',16)

figure
plot(n_stringers,m_total_CT,'b-','LineWidth',1.5)
hold on
plot(n_stringers,m_panel_CT,'r-','LineWidth',1.5)
plot(n_stringers,m_ribs_CT,'g-','LineWidth',1.5)
% plot(n_stringers,m_total_round,'b-.','LineWidth',1.5)
% plot(n_stringers,m_panel_round,'r-.','LineWidth',1.5)
% plot(n_stringers,m_ribs_round,'g-.','LineWidth',1.5)
plot(n_stringers(26),m_total_CT(26),'ko','LineWidth',1.5)
hold off
grid on
box on
ax=gca;ax.LineWidth=1;
set(gca,'FontSize',15)
set(gca,'TickLabelInterpreter','latex')
xlabel('Number of Stringers','Interpreter', 'latex', 'FontSize',18)
ylabel('Mass [kg]','Interpreter', 'latex', 'FontSize',18)
legend('Overall','Panel','Ribs','Minimum Point','Interpreter', 'latex', 'FontSize',16)

%% Spars

%%%%%%%%%%%%%%%%%%%%%%%%%%%%%%% Spars %%%%%%%%%%%%%%%%%%%%%%%%%%%%%%%%%%

q_shear = (SF_total_land)./(2*y_avg);
q_torque = Torque_total_land./(2.*l_box.*y_avg);
q_front = abs(q_shear + q_torque);
q_rear = abs(q_shear - q_torque);

K_s = 8.12;

% Front spar design

t_front_web = ((q_front.*y_avg.^2)./(K_s*E)).^(1/3);

t_front_flange = 0.001:0.001:0.015;
Ixx_front_required = (BM_total.*y_FS/2)/sigma_yield;

for i = 1:length(t_front_flange)
    b_front_flange(i,:) = (Ixx_front_required - (1/12).*t_front_web.*(y_FS - 2*t_front_flange(i)).^3)./((1/6)*t_front_flange(i)^3 + (1/2)*t_front_flange(i).*(y_FS - t_front_flange(i)).^2);
    b_front_flange(b_front_flange < 0.001) = 0.001;
end

for i = 1:length(t_front_flange)
    V_front_flange(i) = 0;
    for j = 1:length(y)-1
        V_front_flange(i) = V_front_flange(i) + (b_front_flange(i,j) + b_front_flange(i,j+1))*t_front_flange(i)*0.5*y(2);
    end
end
m_front_flange = rho*V_front_flange;


% Rear spar design

t_rear_web = ((q_rear.*y_avg.^2)./(K_s*E)).^(1/3);

t_rear_flange = 0.001:0.001:0.015;
Ixx_rear_required = (BM_total.*y_RS/2)/sigma_yield;

for i = 1:length(t_rear_flange)
    b_rear_flange(i,:) = (Ixx_rear_required - (1/12).*t_rear_web.*(y_RS - 2*t_rear_flange(i)).^3)./((1/6)*t_rear_flange(i)^3 + (1/2)*t_rear_flange(i).*(y_RS - t_rear_flange(i)).^2);
    b_rear_flange(b_rear_flange < 0.001) = 0.001;
end

for i = 1:length(t_rear_flange)
    V_rear_flange(i) = 0;
    for j = 1:length(y)-1
        V_rear_flange(i) = V_rear_flange(i) + (b_rear_flange(i,j) + b_rear_flange(i,j+1))*t_rear_flange(i)*0.5*y(2);
    end
end
m_rear_flange = rho*V_rear_flange;


figure
plot(y,t_front_web,'LineWidth',1.5)
hold on
plot(y,t_rear_web,'LineWidth',1.5)
grid on
box on
ax=gca;ax.LineWidth=1;
set(gca,'FontSize',15)
set(gca,'TickLabelInterpreter','latex')
xlabel('Spanwise Position [m]','Interpreter', 'latex', 'FontSize',18)
ylabel('Thickness [m]','Interpreter', 'latex', 'FontSize',18)
legend('Front Web','Rear Web','Interpreter', 'latex', 'FontSize',16)

figure
plot(t_front_flange,m_front_flange,'LineWidth',1.5)
hold on
plot(t_rear_flange,m_rear_flange,'LineWidth',1.5)
grid on
box on
ax=gca;ax.LineWidth=1;
set(gca,'FontSize',15)
set(gca,'TickLabelInterpreter','latex')
xlabel('Thickness [m]','Interpreter', 'latex', 'FontSize',18)
ylabel('Mass [kg]','Interpreter', 'latex', 'FontSize',18)
legend('Front Flange','Rear Flange','Interpreter', 'latex', 'FontSize',16)


%% D-Section

% %%%%%%%%%%%%%%%%%%%%%%%%%%%%%%% D-Section %%%%%%%%%%%%%%%%%%%%%%%%%%%%%%%
% 
% max_shear_flow = q_front;
% 
% set1_1 = [0,8.1; 1.6,9; 2.7,10; 3.35,11; 3.95,12; 4.4,13; 4.8,14; 5.25,15; 6.05,17; 7.1,20; ...
%        7.4,21; 8,23; 8.4,24; 10.4,31; 11,33; 11.3,34; 11.8,36; 12.3,38; 12.8,40; 14,45; 14.2,46; ...
%        14.9,49; 15.6,52; 15.8,53; 16,54; 16.2,55; 17.1,59];
% p1_1 = polyfit(set1_1(:,1)', set1_1(:,2)', 7);
% 
% % Model curve ratio = 1.5
% set1_15 = [0,6.6; 1.4,7; 2.2,7.5; 2.8,8; 3.55,9; 4.1,10; 4.6,11; 5.1,12; 5.8,13.8; 6.2,15; ...
%        6.8,16.5; 7.3,18; 7.9,20; 8.4,21.5; 9,23.5; 9.2,24; 9.5,25; 9.8,26; 10.8,29.5; 11.2,30.9; ...
%        11.8,33; 12.6,36; 13.6,40; 14.8,45; 15.7,49; 16.8,54; 17.8,59];
% p1_15 = polyfit(set1_15(:,1)', set1_15(:,2)', 7);
% 
% % Model curve ratio = 5
% set1_5 = [0,4.8; 1,5; 2,5.5; 2.6,6; 3.45,7; 4.4,8.5; 5.4,10.5; 6,12; 6.8,14; 8.95,20; 9.8,23; ...
%        10.1,24; 10.4,25; 11.5,29; 12.6,33; 13.6,37; 13.8,38; 14.6,41; 14.8,42; 15.5,45; 16,47; ...
%        17.3,53; 18,56; 18.2,56; 18.4,58; 18.8,60];
% p1_5 = polyfit(set1_5(:,1)', set1_5(:,2)', 7);
% 
% % Plot results
% x1 = 0:0.2:20;
% y1_1 = polyval(p1_1,x1);
% y1_15 = polyval(p1_15,x1);
% y1_5 = polyval(p1_5,x1);
% 
% figure
% plot(x1,y1_1,'-b','LineWidth',1.5);
% hold on
% plot(x1,y1_15,'-r','LineWidth',1.5);
% plot(x1,y1_5,'-g','LineWidth',1.5);
% hold off
% box on
% grid on
% xlim([0 20])
% ylim([0 60])
% ax=gca;ax.LineWidth=1;
% set(gca,'FontSize',15)
% set(gca,'TickLabelInterpreter','latex')
% xlabel('$a/sqrt(Rt)$','Interpreter', 'latex', 'FontSize',18)
% ylabel('$K_s$','Interpreter', 'latex', 'FontSize',18)
% legend('$1.0$', '$1.5$', '$>5$','Location','southeast','Interpreter', 'latex', 'FontSize',16);
% 
% % Graph 2 (a/b)
% % Model curve ratio = 1
% set2_1 = [0,8.1; 1.6,9; 2.7,10; 3.35,11; 3.95,12; 4.4,13; 4.8,14; 5.25,15; 6.05,17; 7.1,20; ...
%        7.4,21; 8,23; 8.4,24; 10.4,31; 11,33; 11.3,34; 11.8,36; 12.3,38; 12.8,40; 14,45; 14.2,46; ...
%        14.9,49; 15.6,52; 15.8,53; 16,54; 16.2,55; 17.1,59];
% p2_1 = polyfit(set2_1(:,1)', set2_1(:,2)', 7);
% 
% % Model curve ratio = 1.5
% set2_15 = [0,6.6; 1.6,6.8; 2.1,7; 2.8,7.5; 3.35,8; 4,9; 4.55,10; 4.8,10.5; 5.4,11.8; 6.3,14; ...
%        7.1,16; 7.5,17; 8.8,20.5; 10,24; 10.2,24.5; 10.8,26.5; 11,27; 11.8,29.5; 12.4,31.5; 13,33.5; ...
%        14,37; 14.55,39; 15,40.5; 15.7,43; 16.8,47; 17.2,48.5; 17.6,50; 18,51.5; 19.2,56; 19.5,57; ...
%        20,58.8];
% p2_15 = polyfit(set2_15(:,1)', set2_15(:,2)', 7);
% 
% % Model curve ratio = 2
% set2_2 = [0,5.8; 2,6.1; 2.4,6.4; 3,7; 3.4,7.5; 3.85,8; 4.4,9; 4.95,10; 5.4,10.9; 6,12.2; ...
%        6.6,13.5; 7,14.5; 7.6,15.9; 8.45,18; 9.7,21; 10,22; 11,24.5; 11.2,25; 12.2,28; 13.2,31; ...
%        13.8,33; 14.4,35; 15,37; 15.6,39; 16.2,41; 17.2,44.6; 18,47.3; 19,51; 19.6,53; 20,54.5];
% p2_2 = polyfit(set2_2(:,1)', set2_2(:,2)', 7);
% 
% % Model curve ratio = 3
% set2_3 = [0,5.3; 1.4,5.5; 2,5.6; 2.4,5.8; 2.6,6; 3.5,7; 4.6,8.6; 4.8,8.9; 5.4,10; 6,11.2; ...
%        6.5,12; 7.4,14; 7.9,15; 8.8,17; 9.2,18; 10,19.8; 10.5,21; 11.3,23; 12.4,26; 13.2,28; ...
%        14.3,31; 15,33; 15.4,34; 16.4,37; 16.6,37.5; 17.4,39.8; 17.8,41.1; 18.15,42; 18.6,43.5; ...
%        19.1,45; 19.45,46; 19.6,46.5; 19.8,47; 20,47.6];
% p2_3 = polyfit(set2_3(:,1)', set2_3(:,2)', 7);
% 
% % Model curve ratio = inf
% set2_i = [0,4.8; 1.8,5; 2.6,5.5; 3.2,6; 4,7; 4.8,8; 5.4,9; 6,10; 6.6,11; 7.3,12; 7.9,13; ...
%        9.15,15; 9.75,16; 10.4,17; 11,18; 12,19.5; 12.6,20.5; 13.2,21.5; 13.6,22.4; 14.2,23; ...
%        14.8,24; 16,26; 16.4,26.5; 17,27.5; 18,29; 18.55,30; 19.25,31; 19.6,31.5; 19.85,32; 20,32.3];
% p2_i = polyfit(set2_i(:,1)', set2_i(:,2)', 7);
% 
% % Plot results
% x2 = 0:0.2:20;
% y2_1 = polyval(p2_1,x2);
% y2_15 = polyval(p2_15,x2);
% y2_2 = polyval(p2_2,x2);
% y2_3 = polyval(p2_3,x2);
% y2_i = polyval(p2_i,x2);
% 
% figure
% plot(x2,y2_1,'-b','LineWidth',1.5);
% hold on
% plot(x2,y2_15,'-r','LineWidth',1.5);
% plot(x2,y2_2,'-g','LineWidth',1.5);
% plot(x2,y2_3,'-m','LineWidth',1.5);
% plot(x2,y2_i,'-c','LineWidth',1.5);
% hold off
% grid on
% box on
% xlim([0 20])
% ylim([0 60])
% ax=gca;ax.LineWidth=1;
% set(gca,'FontSize',15)
% set(gca,'TickLabelInterpreter','latex')
% xlabel('$s/sqrt(Rt)$','Interpreter', 'latex', 'FontSize',18)
% ylabel('$K_s$','Interpreter', 'latex', 'FontSize',18)
% legend('1.0', '1.5', '2.0', '3.0', 'inf','Location','southeast','Interpreter', 'latex', 'FontSize',16);
% 
% % Save polynomial parameters
% ratiopoly = [p1_1; p1_15; p1_5; p2_1; p2_15; p2_2; p2_3; p2_i];
% 
% tau_tresca = 125*10^6; %%%%%%%%%%%%%%%%%%%%% Update!
% 
% figure
% 
% for k = 1:5 % iterates the whole dcell calculation 3 times to to get converged results
%     n_pseudo_ribs = 0:15;
%     a_pseudo_ribs = s./((n_pseudo_ribs + 1)*cosd(sweep_LE));
%     t_range = [0.001,0.0015,0.002,0.0025,0.003];
%     t_dcell = t_range(k)*ones(1,length(n_pseudo_ribs));
% 
%     data = [0.14645,  0.03994;0.12408,  0.03795;0.10332,  0.03564;0.08427,  0.03305;0.06699,  0.03023;0.05156,  0.02720;0.03806,  0.02395;0.02653,  0.02039;0.01704,  0.01646;0.00961,  0.01214;0.00428,  0.00767;0.00107,  0.00349;0.0,      0.0];
% 
%     l = 0;
%     for j = 1:length(y)
%         for i = 1:12
%             l(i,j) = sqrt((c(j)*data(i+1,1) - c(j)*data(i,1))^2 + (c(j)*data(i+1,2) - c(j)*data(i,2))^2);
%             A(i,j) = trapz([c(j)*data(i,1),c(j)*data(i+1,1)],[c(j)*data(i,2),c(j)*data(i+1,2)]);
%         end
%         l_curved(j) = (2*sum(l(:,j)) + 2*(0.15-0.14645)*c(j))/2;  
%         A_pseudo_rib(j) = -2*sum(A(:,j));
%     end
% 
%     Radius = (((x_FS.*c).^2)./(y_avg/2)+((y_avg/2).^2)./(x_FS.*c))/2;   % 0.9684
% 
%     for i = 1:length(n_pseudo_ribs)
%         a_b(i,:) = a_pseudo_ribs(i)./l_curved;
%         b_a(i,:) = l_curved/a_pseudo_ribs(i);
%     end
% 
%     for i = 1:length(n_pseudo_ribs)
%         for j = 1:length(y)
%             if a_b(i,j) >= 1
%                 l_sqrt_Rt(i,j) = l_curved(j)/sqrt(Radius(j)*t_dcell(i)); %b_sqrt_Rt
%             else
%                 l_sqrt_Rt(i,j) = a_pseudo_ribs(i)/sqrt(Radius(j)*t_dcell(i)); %a_sqrt_Rt
%             end
%         end
%     end
%     for i = 1:length(n_pseudo_ribs)
%         Ks_dcell(i,:) = DSectionRatioFunc(b_a(i,:),l_sqrt_Rt(i,:),ratiopoly);
%         tau_crit(i,:) = Ks_dcell(i,:).*E.*t_dcell(i).^3./(l_curved.^2);
%         tau_crit_min(i) = min(tau_crit(i,:));
% %         t_panel(i,:) = sqrt(tau_tresca.*l_curved.^2./(Ks_dcell(i,:).*E));
% %         t_opt(i) = max(t_panel(i,:));
%     end
% 
%     plot(n_pseudo_ribs,tau_crit_min,'LineWidth',1.5)
%     hold on
% end
% plot([0 15],[max_shear_flow(1),max_shear_flow(1)],'k--','LineWidth',1.5)
% hold off
% grid on
% box on
% ax=gca;ax.LineWidth=1;
% set(gca,'FontSize',15)
% set(gca,'TickLabelInterpreter','latex')
% xlabel('Number of Pseudo Ribs','Interpreter', 'latex', 'FontSize',18)
% ylabel('Minimum Buckling Shear Flow [N/m]','Interpreter', 'latex', 'FontSize',18)
% legend('$t = 1\,mm$','$t = 1.5\,mm$','$t = 2\,mm$','$t = 2.5\,mm$','$t = 3\,mm$','Max Applied Shear Flow','Interpreter', 'latex', 'FontSize',18)
% 
% m_dcell = rho*t_range*a_pseudo_ribs(1)*(l_curved(1)+l_curved(end))/2;
% t_pseudo_rib = 0.001;
% 
% for i = 1:length(n_pseudo_ribs)
%     m_pseudo_ribs(i) = 0;
%     if n_pseudo_ribs(i) > 0
%         for j = 1:n_pseudo_ribs(i)
%             m_pseudo_ribs(i) = m_pseudo_ribs(i) + rho*A_pseudo_rib(floor((length(y)*a_pseudo_ribs(i)*j)/(s/cosd(sweep_LE))))*t_pseudo_rib*n_pseudo_ribs(i);
%         end
%     end
% end
% 
% for i = 1:length(t_range)
%     for j = 1:length(n_pseudo_ribs)
%         m_total_dcell(i,j) = m_dcell(i) + m_pseudo_ribs(j);
%     end
% end
% 
% figure
% plot(n_pseudo_ribs,m_total_dcell(1,:),'LineWidth',1.5)
% hold on
% plot(n_pseudo_ribs,m_total_dcell(2,:),'LineWidth',1.5)
% plot(n_pseudo_ribs,m_total_dcell(3,:),'LineWidth',1.5)
% plot(n_pseudo_ribs,m_total_dcell(4,:),'LineWidth',1.5)
% plot(n_pseudo_ribs,m_total_dcell(5,:),'LineWidth',1.5)
% hold off
% grid on
% box on
% ax=gca;ax.LineWidth=1;
% set(gca,'FontSize',15)
% set(gca,'TickLabelInterpreter','latex')
% xlabel('Number of Pseudo Ribs','Interpreter', 'latex', 'FontSize',18)
% ylabel('Overall D-Cell Mass [kg]','Interpreter', 'latex', 'FontSize',18)
% legend('$t = 1\,mm$','$t = 1.5\,mm$','$t = 2\,mm$','$t = 2.5\,mm$','$t = 3\,mm$','Interpreter', 'latex', 'FontSize',18)


%% Wing Configuration Plot

n = 0; % number of stringers
n_pseudo = 0;

ribspacing = [0.204,0.4085,0.4388,0.4388,0.4739,0.4739,0.5642,0.3044];
ribLoc2 = 0;
for i = 1:length(ribspacing)
    ribLoc2(i+1) = ribspacing(i) + ribLoc2(i);
end
figure
p1 = plot([0,s,s,0,0],[c_root,c_root-s*tand(sweep_LE),c_root-s*tand(sweep_LE)-c_tip,0,c_root],'k-','LineWidth',1.5);
hold on 
plot([0,s],[c_root*0.4,c_tip*0.4+c_root-s*tand(sweep_LE)-c_tip],'b-','LineWidth',1.5)
z_LE = @(x) ((c_root-(c_root-s*tand(sweep_LE)))/(0-s))*x + c_root;
z = @(x) ((c_root*0.85-(c_tip*0.85+c_root-s*tand(sweep_LE)-c_tip))/(0-s))*x + c_root*0.85;
z_RS = @(x) ((c_root*0.4-(c_tip*0.4+c_root-s*tand(sweep_LE)-c_tip))/(0-s))*x + c_root*0.4;
for i = 1:n
    H = c_tip*0.4+c_root-s*tand(sweep_LE)-c_tip+i*b_stringers(n+1);
    if H <= c_tip*0.85+c_root-s*tand(sweep_LE)-c_tip
        p3 = plot([0,s],[c_root*0.4+i*b_stringers(n+1),H],'g-','LineWidth',1.5);
    else
        z_stringer = @(x) ((c_root*0.4+i*b_stringers(n+1)-H)/(0-s))*x + c_root*0.4+i*b_stringers(n+1);
        Int = fzero(@(x) z(x)-z_stringer(x), 1);
        plot([0,Int],[c_root*0.4+i*b_stringers(n+1),z(Int)],'g-','LineWidth',1.5)
    end
end
for j = 2:length(ribLoc2)-1
    p4 = plot([0+ribLoc2(j),0+ribLoc2(j)],[z(ribLoc2(j)),z_RS(ribLoc2(j))],'r-','LineWidth',1.5); %z(ribLoc2(j))-l_box(round(ribLoc2(j)*100/s)
end
if n_pseudo > 0
    for k = 1:n_pseudo
        spacing = floor(length(y)/(n_pseudo+1));
        p5 = plot([0+y(spacing*k),0+y(spacing*k)],[z_LE(y(spacing*k)),z(y(spacing*k))],'y-','LineWidth',1.5);
    end
end
p2 = plot([0,s],[c_root*0.85,c_tip*0.85+c_root-s*tand(sweep_LE)-c_tip],'b-','LineWidth',1.5);
p6 = fill([0,s*0.8,s*0.8,0,0],[c_root*0.25,c_root*0.25-s*0.8*tand(sweep_hinge),c_root*0.25-s*0.8*tand(sweep_hinge)-0.3,0,c_root*0.25],[0.827,0.827,0.827]); %0 0.9 0.5
hold off
box on 
ax=gca;ax.LineWidth=1;
set(gca,'FontSize',15)
set(gca,'TickLabelInterpreter','latex')
xlabel('Spanwise Position [m]','Interpreter', 'latex', 'FontSize',18)
ylabel('Chordwise Position [m]','Interpreter', 'latex', 'FontSize',18)
legend([p2 p4 p6],{'Spars','Ribs','Elevators'},'Interpreter', 'latex', 'FontSize',16)

